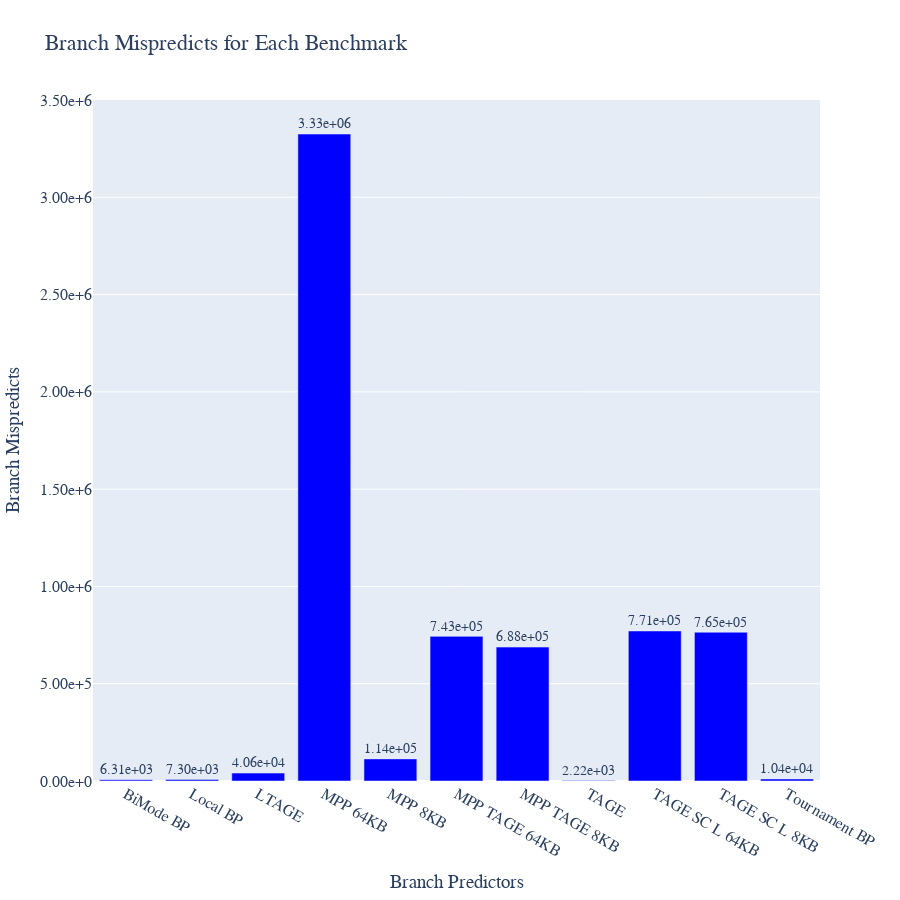

The notebook cell saved with this chart:
### Code cell
plot(branchpredictors, branchMispredicts, "Branch Mispredicts")

### Figure 1 — Plotly figure (JSON) as saved in the notebook; plotly's stock layout.template omitted (floating-point values rounded to 4 significant figures)
{"data": [{"marker": {"color": "Blue"}, "text": ["6.31e+03", "7.30e+03", "4.06e+04", "3.33e+06", "1.14e+05", "7.43e+05", "6.88e+05", "2.22e+03", "7.71e+05", "7.65e+05", "1.04e+04"], "textposition": "outside", "type": "bar", "x": ["BiMode BP", "Local BP", "LTAGE", "MPP 64KB", "MPP 8KB", "MPP TAGE 64KB", "MPP TAGE 8KB", "TAGE", "TAGE SC L 64KB", "TAGE SC L 8KB", "Tournament BP"], "y": [6308, 7302, 40579, 3325101, 113674, 743424, 688196, 2224, 771121, 764627, 10356]}], "layout": {"font": {"family": "Sans-Serif", "size": 16}, "height": 900, "title": {"text": "Branch Mispredicts for Each Benchmark"}, "width": 900, "xaxis": {"title": {"text": "Branch Predictors"}}, "yaxis": {"tickformat": ".2e", "title": {"text": "Branch Mispredicts"}}}}
